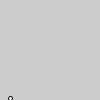
Frame 1 (no input)
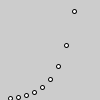
Frame 60 (the mouse pressed at the canvas centre just before this capture)
Frame 120 (the mouse held since frame 60 and released just before this capture): identical to frame 60, image omitted

The Processing sketch that drew these frames (run headless with seeded random() and noise(); from frame 60 on, the mouse is pressed at the canvas centre):

// Processing sketch: fibonacci
// ── fibonacci.pde
int i = 1;
int j = 1;
int k;
int x = 0;

void setup() {
  size(100, 100);
}

void draw() {
  k = i + j;
  i = j;
  j = k;
  translate(0, height);
  ellipse(x*8+10, -k, 4, 4);
  x++;
}
